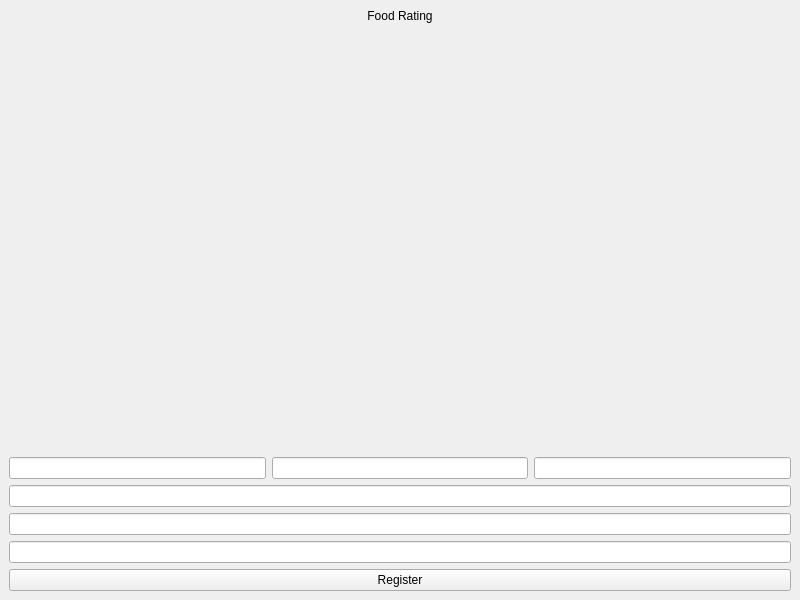
<?xml version="1.0" encoding="UTF-8"?>
<ui version="4.0">
 <class>RegisterWindow</class>
 <widget class="QMainWindow" name="RegisterWindow">
  <property name="geometry">
   <rect>
    <x>0</x>
    <y>0</y>
    <width>800</width>
    <height>600</height>
   </rect>
  </property>
  <property name="windowTitle">
   <string>MainWindow</string>
  </property>
  <widget class="QWidget" name="centralwidget">
   <layout class="QVBoxLayout" name="verticalLayout">
    <item>
     <widget class="QLabel" name="label">
      <property name="text">
       <string>Food Rating</string>
      </property>
      <property name="alignment">
       <set>Qt::AlignCenter</set>
      </property>
     </widget>
    </item>
    <item>
     <spacer name="verticalSpacer">
      <property name="orientation">
       <enum>Qt::Vertical</enum>
      </property>
      <property name="sizeHint" stdset="0">
       <size>
        <width>20</width>
        <height>40</height>
       </size>
      </property>
     </spacer>
    </item>
    <item>
     <layout class="QHBoxLayout" name="horizontalLayout">
      <item>
       <widget class="QLineEdit" name="firstNameLineEdit"/>
      </item>
      <item>
       <widget class="QLineEdit" name="middleNameLineEdit"/>
      </item>
      <item>
       <widget class="QLineEdit" name="lastNameLineEdit"/>
      </item>
     </layout>
    </item>
    <item>
     <widget class="QLineEdit" name="emailLineEdit"/>
    </item>
    <item>
     <widget class="QLineEdit" name="passwordLineEdit"/>
    </item>
    <item>
     <widget class="QLineEdit" name="passwordConfirmLineEdit"/>
    </item>
    <item>
     <widget class="QPushButton" name="registerButton">
      <property name="text">
       <string>Register</string>
      </property>
     </widget>
    </item>
   </layout>
  </widget>
 </widget>
 <resources/>
 <connections/>
</ui>
